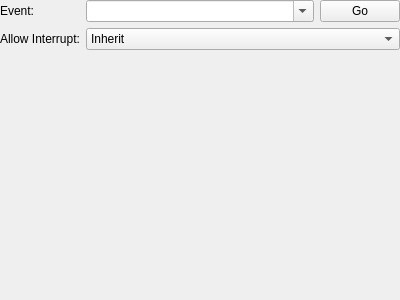
<?xml version="1.0" encoding="UTF-8"?>
<ui version="4.0">
 <class>ActionStartEvent</class>
 <widget class="QWidget" name="ActionStartEvent">
  <property name="geometry">
   <rect>
    <x>0</x>
    <y>0</y>
    <width>400</width>
    <height>300</height>
   </rect>
  </property>
  <layout class="QVBoxLayout" name="verticalLayout">
   <property name="leftMargin">
    <number>0</number>
   </property>
   <property name="topMargin">
    <number>0</number>
   </property>
   <property name="rightMargin">
    <number>0</number>
   </property>
   <property name="bottomMargin">
    <number>0</number>
   </property>
   <item>
    <layout class="QFormLayout" name="formLayout">
     <item row="0" column="0">
      <widget class="QLabel" name="lblEvent">
       <property name="text">
        <string>Event:</string>
       </property>
      </widget>
     </item>
     <item row="0" column="1">
      <layout class="QHBoxLayout" name="layoutEvent">
       <item>
        <widget class="QComboBox" name="event">
         <property name="sizePolicy">
          <sizepolicy hsizetype="Expanding" vsizetype="Fixed">
           <horstretch>0</horstretch>
           <verstretch>0</verstretch>
          </sizepolicy>
         </property>
         <property name="editable">
          <bool>true</bool>
         </property>
        </widget>
       </item>
       <item>
        <widget class="QPushButton" name="eventGo">
         <property name="text">
          <string>Go</string>
         </property>
        </widget>
       </item>
      </layout>
     </item>
     <item row="1" column="0">
      <widget class="QLabel" name="lblAllowInterrupt">
       <property name="text">
        <string>Allow Interrupt:</string>
       </property>
      </widget>
     </item>
     <item row="1" column="1">
      <widget class="QComboBox" name="allowInterrupt">
       <item>
        <property name="text">
         <string>Inherit</string>
        </property>
       </item>
       <item>
        <property name="text">
         <string>Yes</string>
        </property>
       </item>
       <item>
        <property name="text">
         <string>No</string>
        </property>
       </item>
      </widget>
     </item>
    </layout>
   </item>
  </layout>
 </widget>
 <resources/>
 <connections/>
</ui>
